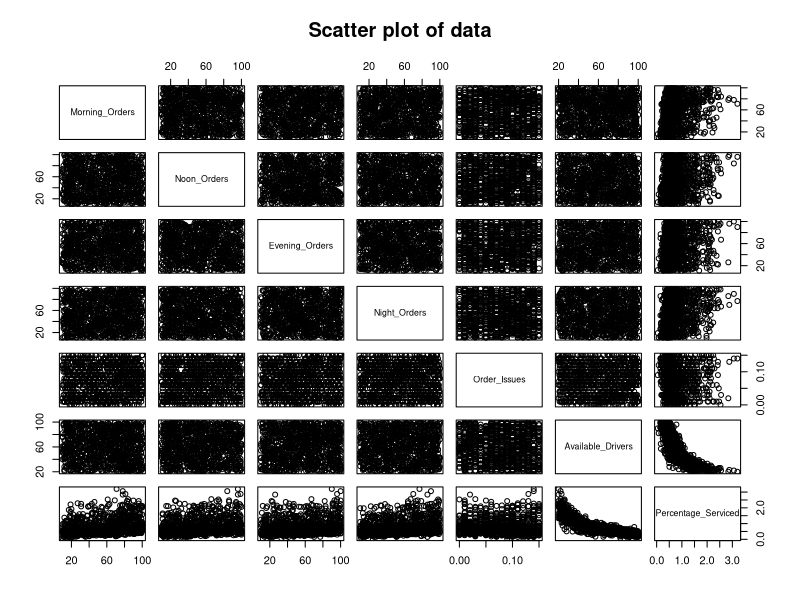

Write the R code that produced this figure. (Note: this script raises an error after producing the figure.)
#Load the libraries
#install.packages('caTools')
#library(caTools)
library(ROCR)
library(ggplot2)

#Set the working directory
setwd("C:/Users/admin/Documents/She-Hack/InsightPro")

#Load the data
serviceddata <- read.csv("percentage_serviced.csv")

#Check for skeweness
pairs(~ Morning_Orders + Noon_Orders + Evening_Orders + Night_Orders +
        Order_Issues + Available_Drivers + Percentage_Serviced,
      data=serviceddata,
      main = "Scatter plot of data")

#Set seed and split the data
set.seed(20)
split <- sample.split(serviceddata$Percentage_Serviced, SplitRatio = 0.75)

#Get train and test data
train_data <- subset(serviceddata, split == TRUE)
test_data <- subset(serviceddata, split == FALSE)

#Logistic regression model
model <- lm (Percentage_Serviced ~ Morning_Orders + Noon_Orders + Evening_Orders + Night_Orders +
               Order_Issues + Available_Drivers,
              data = serviceddata)
summary(model)

#Prediction
predict <- predict(model, type = 'response')
servicedata <- cbind(serviceddata, predict)
write.csv(servicedata,"predicted_percentage_serviced.csv")
summary(predict)
anova(model)
